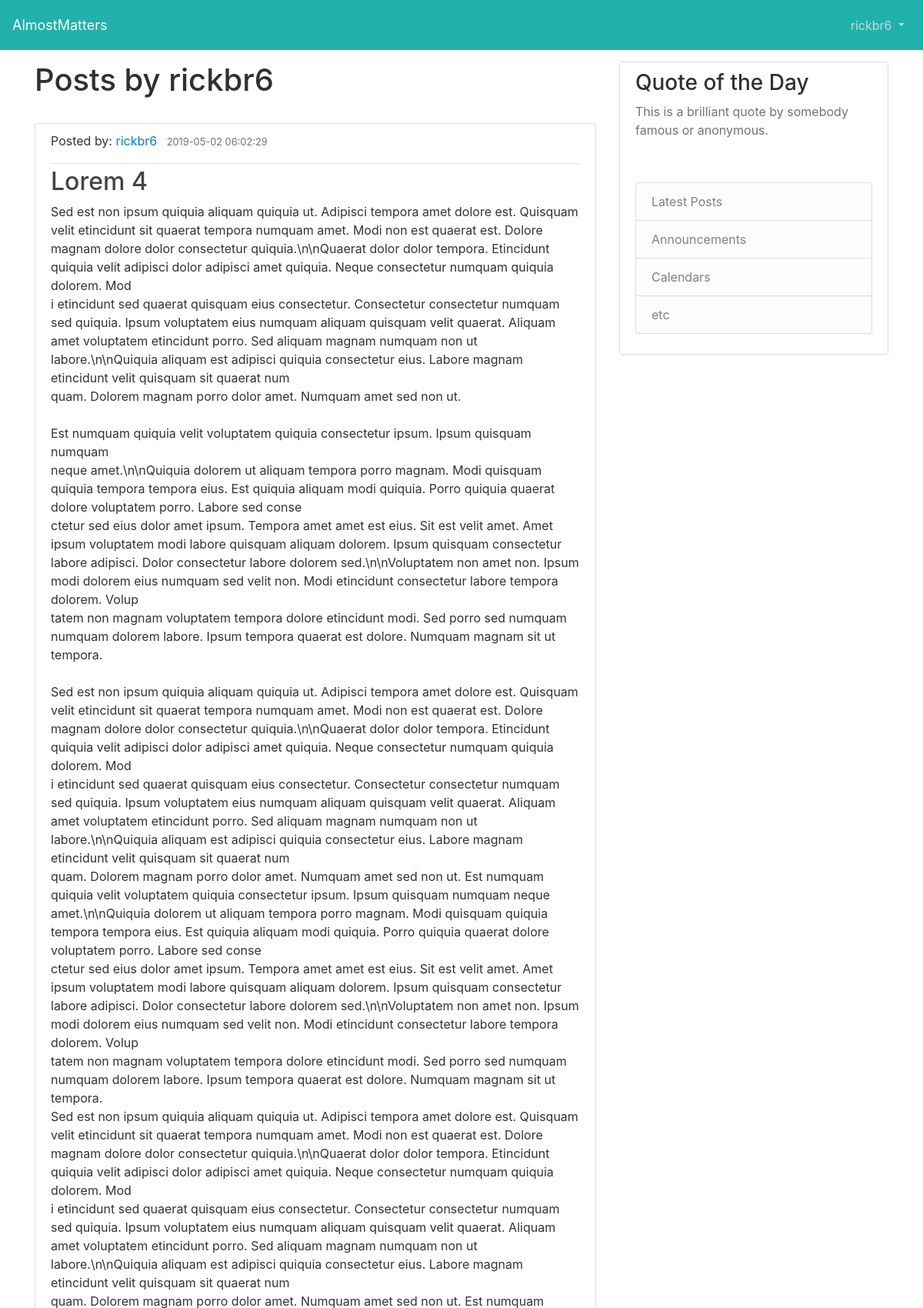
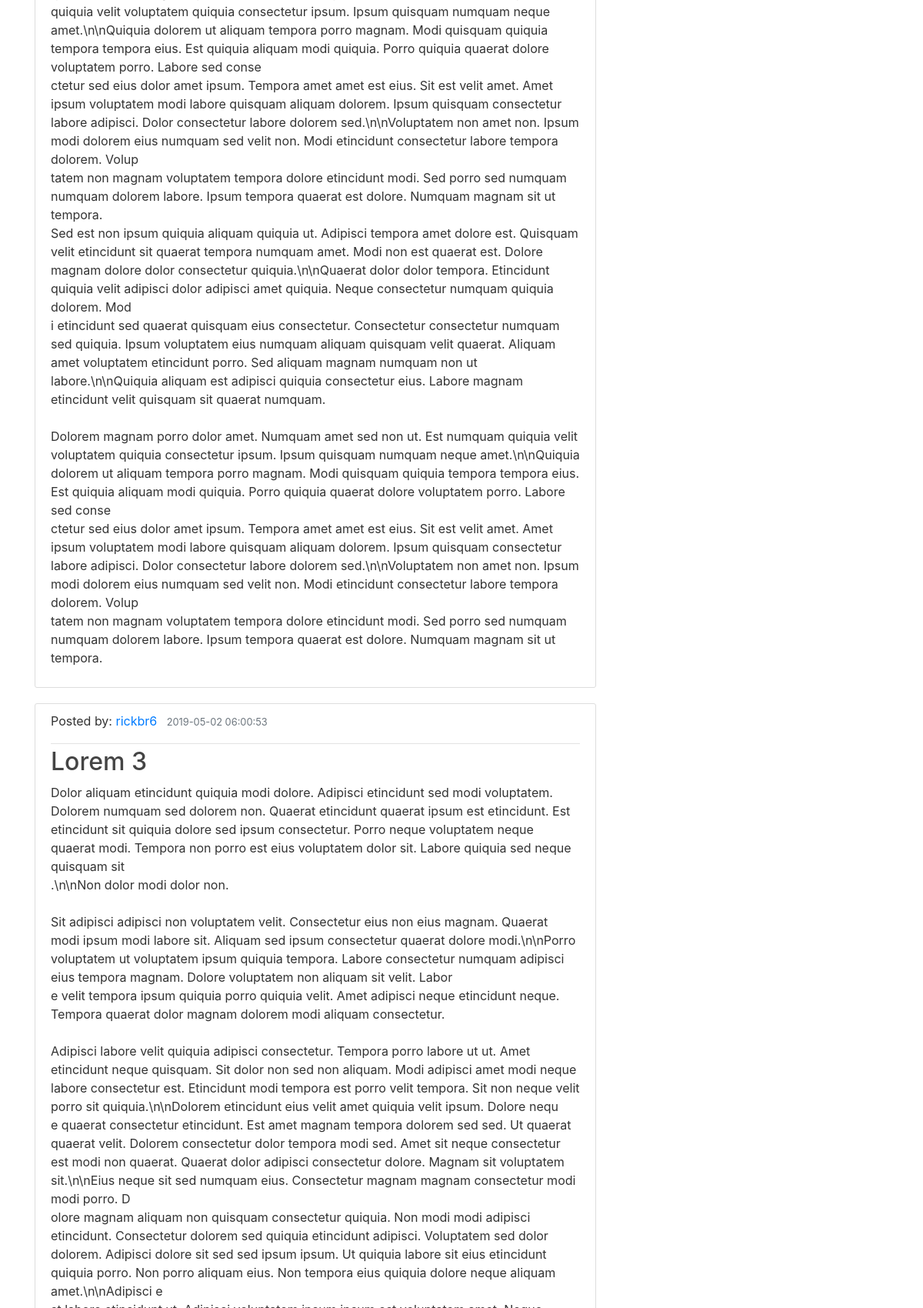
Screenshot of /user/posts/1 (upper part) with the database file from the repository (2 pictures, top to bottom).
### models.py (models this page shows, shortened)
class Users(db.Model):
    id = db.Column(db.Integer, primary_key=True)
    first_name = db.Column(db.String(45), nullable=True)
    last_name = db.Column(db.String(45), nullable=True)
    email = db.Column(db.String(45), unique=True, nullable=False)
    password = db.Column(db.String(45), nullable=False)
    screen_name = db.Column(db.String(45), unique=True, nullable=False)
    profile_pic = db.Column(db.String(20), nullable=False, default='/static/profile_avatar.jpg')
    articles = db.relationship('Articles', backref='author', lazy=True)
    created_at = db.Column(db.DateTime, server_default=func.now())
    updated_at = db.Column(db.DateTime, server_default=func.now(), onupdate=func.now())

class Articles(db.Model):
    id = db.Column(db.Integer, primary_key=True)
    title = db.Column(db.String(30))
    content = db.Column(db.Text, nullable=False)
    user_id = db.Column(db.Integer, db.ForeignKey("users.id"), nullable=False)
    created_at = db.Column(db.DateTime, server_default=func.now())
    updated_at = db.Column(db.DateTime, server_default=func.now(), onupdate=func.now())

### controller_functions.py (the view)
def show_user_posts(id):
    print(f"ROUTE: show_user_posts")
    current_user = Users.query.get(id)
    user_posts = current_user.articles
    user_posts.reverse()
    return render_template("user_posts.html", user=current_user, posts=user_posts)

### templates/user_posts.html (shortened to what this page needs)
{% extends "./layout.html" %}
{% block content %}
    <h1>Posts by {{ user.screen_name }}</h1>
    <br>
    {% for post in posts %}
        <article class="media content-section">
          <div class="media-body">
            <div class="article-metadata">
                <p>Posted by:
                    <a class="mr-2" href="/user/posts/{{ post.author.id }}">{{ post.author.screen_name }}</a>
                    <small class="text-muted">{{ post.created_at }}</small>
                </p>
            </div>
            <h2><a class="article-title" href="#">{{ post.title }}</a></h2>
            <p class="article-content">{{ post.content }}</p>
          </div>
        </article>
    {% endfor %}
{% endblock content %}

### templates/layout.html (shortened to what this page needs)
<!DOCTYPE html>
<html lang="en" xmlns:http="http://www.w3.org/1999/xhtml">
    <head>
      <link rel="stylesheet" href="https://stackpath.bootstrapcdn.com/bootstrap/4.3.1/css/bootstrap.min.css">
      <link rel="stylesheet" type="text/css" href="{{ url_for('static', filename='styles.css') }}">
    </head>
    <body>
        <header class="site-header">
            <nav class="navbar navbar-expand-md navbar-dark bg-steel fixed-top">
                <a class="navbar-brand abs" href="/dashboard">AlmostMatters</a>
                <div class="navbar-collapse collapse" id="collapsingNavbar">
                    <ul class="navbar-nav ml-auto">
                        <li class="nav-item dropdown">
                            <a class="nav-link dropdown-toggle" id="navbarDropdownMenuLink-4" data-toggle="dropdown"
                            aria-haspopup="true" aria-expanded="false">
                             {{ user.screen_name }} </a>
                        </li>
                    </ul>
                </div>
            </nav>
        </header>
        <main role="main" class="container">
          <div class="row">
            <div class="col-md-8">
              {% block content %}{% endblock %}
            </div>
            <div class="col-md-4">
              <div class="content-section">
                <h3>Quote of the Day</h3>
                  <p class='text-muted'>This is a brilliant quote by somebody famous or anonymous.</p>
                  <br>
                  <p>
                  <ul class="list-group">
                    <li class="list-group-item list-group-item-light">Latest Posts</li>
                    <li class="list-group-item list-group-item-light">Announcements</li>
                    <li class="list-group-item list-group-item-light">Calendars</li>
                    <li class="list-group-item list-group-item-light">etc</li>
                  </ul>
                </p>
              </div>
            </div>
          </div>
         </main>
    </body>
</html>

### static/styles.css (style rules this page uses)
body { background: white; color: #333333; margin-top: 5rem; }
h1, h2, h3, h4, h5, h6 { color: #303030; }
.navbar-brand { font-size: large; }
.bg-steel { background-color: lightseagreen; height: 65px;; }
.site-header .navbar-nav .nav-link { color: #cbd5db; }
.content-section { background: #ffffff; padding: 10px 20px; border: 1px solid #dddddd; border-radius: 3px; margin-bottom: 20px; }
.article-title { color: #444444; }
.article-content { white-space: pre-line; }
.article-metadata { padding-bottom: 1px; margin-bottom: 4px; border-bottom: 1px solid #e3e3e3 }

### rows the page displays
Users: screen_name "rickbr6"
Articles: author.screen_name "rickbr6", created_at "2019-05-02 06:02:29", title "Lorem 4", content "Sed est non ipsum quiquia aliquam quiquia ut. Adipisci tempora amet dolore est. Quisquam velit etincidunt sit quaerat tempora numquam amet. Modi non est quaerat est. Dolore magnam dolore dolor consectetur quiquia.\\n\\nQuaerat dolor dolor tempora. Etincidunt quiquia velit adipisci dolor adipisci amet quiquia. Neque consectetur numquam quiquia dolorem. Mod i etincidunt sed quaerat quisquam eius consectetur. Consectetur consectetur numquam sed quiquia. Ipsum voluptatem eius numquam aliquam quisquam velit quaerat. Aliquam amet voluptatem etincidunt porro. Sed aliquam magnam numquam non ut labore.\\n\\nQuiquia aliquam est adipisci quiquia consectetur eius. Labore magnam etincidunt velit quisquam…"
Articles: author.screen_name "rickbr6", created_at "2019-05-02 06:00:53", title "Lorem 3"
